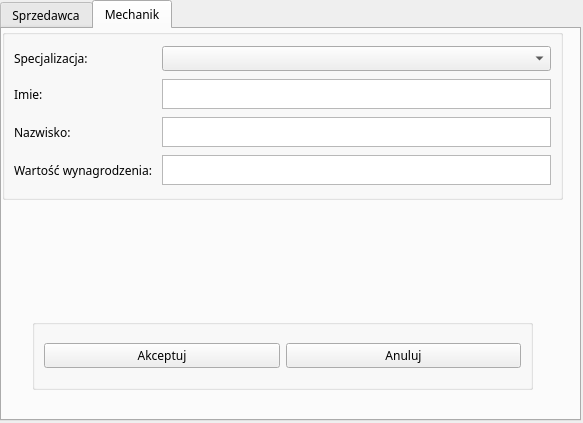
<?xml version="1.0" encoding="UTF-8"?>
<ui version="4.0">
 <class>AddPersonnel</class>
 <widget class="QDialog" name="AddPersonnel">
  <property name="geometry">
   <rect>
    <x>0</x>
    <y>0</y>
    <width>583</width>
    <height>423</height>
   </rect>
  </property>
  <property name="windowTitle">
   <string>Dialog</string>
  </property>
  <widget class="QTabWidget" name="tabWidget">
   <property name="geometry">
    <rect>
     <x>0</x>
     <y>0</y>
     <width>581</width>
     <height>421</height>
    </rect>
   </property>
   <property name="font">
    <font>
     <family>Avenir Next</family>
    </font>
   </property>
   <property name="currentIndex">
    <number>1</number>
   </property>
   <widget class="QWidget" name="Sprzedawca_tab">
    <attribute name="title">
     <string>Sprzedawca</string>
    </attribute>
    <widget class="QGroupBox" name="horizontalGroupBox">
     <property name="geometry">
      <rect>
       <x>30</x>
       <y>290</y>
       <width>501</width>
       <height>71</height>
      </rect>
     </property>
     <layout class="QHBoxLayout" name="horizontalLayout">
      <item>
       <widget class="QPushButton" name="accept_salesman">
        <property name="text">
         <string>Akceptuj</string>
        </property>
       </widget>
      </item>
      <item>
       <widget class="QPushButton" name="cancel_salesman">
        <property name="text">
         <string>Anuluj</string>
        </property>
       </widget>
      </item>
     </layout>
    </widget>
    <widget class="QGroupBox" name="formGroupBox">
     <property name="geometry">
      <rect>
       <x>0</x>
       <y>0</y>
       <width>561</width>
       <height>171</height>
      </rect>
     </property>
     <layout class="QGridLayout" name="gridLayout">
      <item row="2" column="1">
       <widget class="QTextEdit" name="Nazwisko_sprzedawca_pisz">
        <property name="maximumSize">
         <size>
          <width>500</width>
          <height>30</height>
         </size>
        </property>
       </widget>
      </item>
      <item row="2" column="0">
       <widget class="QLabel" name="Nazwisko_sprzedawca">
        <property name="text">
         <string>Nazwisko:</string>
        </property>
       </widget>
      </item>
      <item row="3" column="0">
       <widget class="QLabel" name="Wynagrodzenie_sprzedawca">
        <property name="text">
         <string>Wartość wynagrodzenia: </string>
        </property>
       </widget>
      </item>
      <item row="1" column="0">
       <widget class="QLabel" name="Imie_sprzedawca">
        <property name="text">
         <string>Imie: </string>
        </property>
       </widget>
      </item>
      <item row="3" column="1">
       <widget class="QTextEdit" name="Wynagrodzenie_sprzedawca_pisz">
        <property name="maximumSize">
         <size>
          <width>500</width>
          <height>30</height>
         </size>
        </property>
       </widget>
      </item>
      <item row="1" column="1">
       <widget class="QTextEdit" name="Imie_sprzedawca_pisz">
        <property name="minimumSize">
         <size>
          <width>100</width>
          <height>0</height>
         </size>
        </property>
        <property name="maximumSize">
         <size>
          <width>500</width>
          <height>30</height>
         </size>
        </property>
        <property name="frameShape">
         <enum>QFrame::StyledPanel</enum>
        </property>
        <property name="lineWrapMode">
         <enum>QTextEdit::WidgetWidth</enum>
        </property>
       </widget>
      </item>
      <item row="4" column="1">
       <widget class="QTextEdit" name="Doswiadczenie_sprzedawca_pisz">
        <property name="minimumSize">
         <size>
          <width>100</width>
          <height>0</height>
         </size>
        </property>
        <property name="maximumSize">
         <size>
          <width>500</width>
          <height>30</height>
         </size>
        </property>
       </widget>
      </item>
      <item row="4" column="0">
       <widget class="QLabel" name="Doswiadczenie_sprzedawca">
        <property name="text">
         <string>Doświadczenie w latach: </string>
        </property>
       </widget>
      </item>
     </layout>
    </widget>
   </widget>
   <widget class="QWidget" name="Mechanik_tab">
    <attribute name="title">
     <string>Mechanik</string>
    </attribute>
    <widget class="QGroupBox" name="horizontalGroupBox_2">
     <property name="geometry">
      <rect>
       <x>30</x>
       <y>290</y>
       <width>501</width>
       <height>71</height>
      </rect>
     </property>
     <layout class="QHBoxLayout" name="horizontalLayout_2">
      <item>
       <widget class="QPushButton" name="accept_mechanic">
        <property name="text">
         <string>Akceptuj</string>
        </property>
       </widget>
      </item>
      <item>
       <widget class="QPushButton" name="cancel_mechanic">
        <property name="text">
         <string>Anuluj</string>
        </property>
       </widget>
      </item>
     </layout>
    </widget>
    <widget class="QGroupBox" name="formGroupBox_2">
     <property name="geometry">
      <rect>
       <x>0</x>
       <y>0</y>
       <width>561</width>
       <height>171</height>
      </rect>
     </property>
     <layout class="QGridLayout" name="gridLayout_2">
      <item row="0" column="0">
       <widget class="QLabel" name="Specjalizacja_mechanik">
        <property name="font">
         <font>
          <family>Avenir Next</family>
         </font>
        </property>
        <property name="text">
         <string>Specjalizacja: </string>
        </property>
       </widget>
      </item>
      <item row="3" column="1">
       <widget class="QTextEdit" name="Nazwisko_mechanik_pisz">
        <property name="maximumSize">
         <size>
          <width>500</width>
          <height>30</height>
         </size>
        </property>
        <property name="frameShape">
         <enum>QFrame::StyledPanel</enum>
        </property>
       </widget>
      </item>
      <item row="3" column="0">
       <widget class="QLabel" name="Nazwisko_mechanik">
        <property name="text">
         <string>Nazwisko: </string>
        </property>
       </widget>
      </item>
      <item row="4" column="0">
       <widget class="QLabel" name="Wynagrodzenie_mechanik">
        <property name="text">
         <string>Wartość wynagrodzenia: </string>
        </property>
       </widget>
      </item>
      <item row="0" column="1">
       <widget class="QComboBox" name="Spacjalizacja_mechanik_wybierz"/>
      </item>
      <item row="2" column="1">
       <widget class="QTextEdit" name="Imie_mechanik_pisz">
        <property name="minimumSize">
         <size>
          <width>100</width>
          <height>0</height>
         </size>
        </property>
        <property name="maximumSize">
         <size>
          <width>500</width>
          <height>30</height>
         </size>
        </property>
       </widget>
      </item>
      <item row="2" column="0">
       <widget class="QLabel" name="Imie_mechanik">
        <property name="text">
         <string>Imie:</string>
        </property>
       </widget>
      </item>
      <item row="4" column="1">
       <widget class="QTextEdit" name="Wynagrodzenie_mechanik_pisz">
        <property name="maximumSize">
         <size>
          <width>500</width>
          <height>30</height>
         </size>
        </property>
       </widget>
      </item>
     </layout>
    </widget>
   </widget>
  </widget>
 </widget>
 <resources/>
 <connections/>
</ui>
